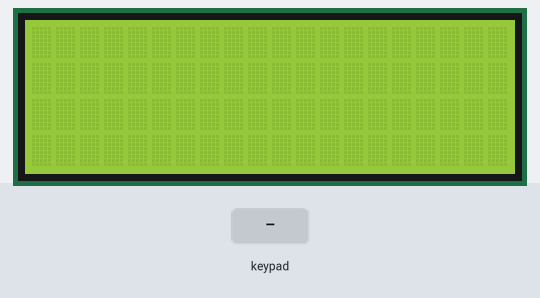
Bench run of a sketch on a simulated Arduino Uno, built with avr-gcc and run on an emulated ATmega328P. Parts: 20×4 character LCD. The inputs (shaded band) are chosen by the test bench. What the sketch prints to the serial monitor is not drawn.

Above: at 1.2 s.
1.3 s: keypad keys 9 8 7 6 * pressed 0.4 s apart
At 3.4 s:
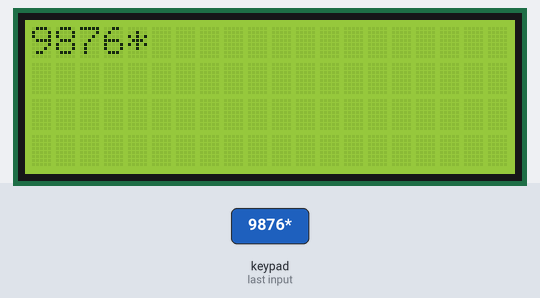
4.8 s: key '1' pressed
6.3 s: key '2' pressed
At 7.5 s:
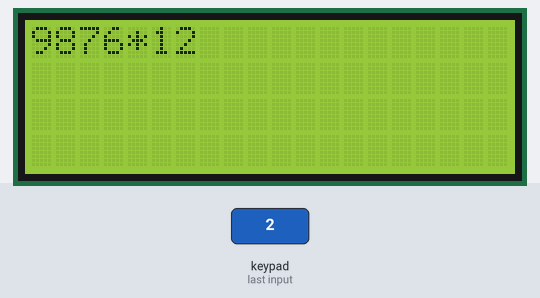
7.8 s: key '3' pressed
9.3 s: keypad keys 9 8 7 6 pressed 0.4 s apart
At 11.6 s:
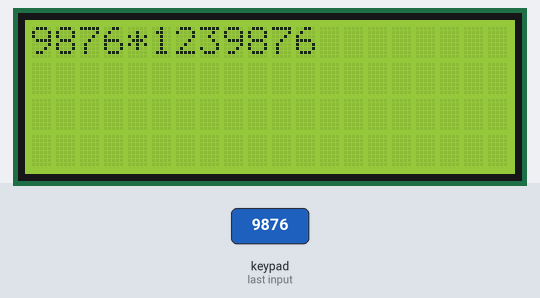
12.4 s: keypad keys 9 8 7 6 # pressed 0.4 s apart
At 15.3 s:
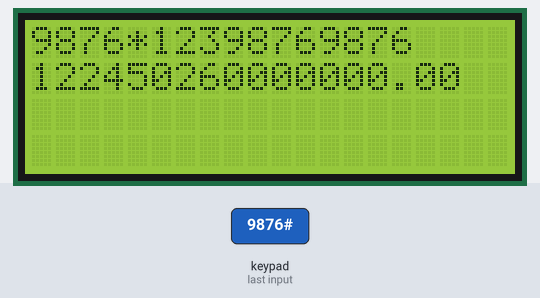
Timing chart, 0 to 16.8 s (numbered marks = the images above; inputs shaded):
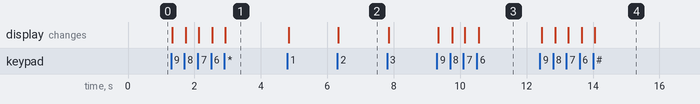

Measured:
- after the input at 1.3 s, the display: first changes at once (image 1 shows a later state)
- after the input at 6.3 s, the display: changes at once (image 2)
- after the input at 9.3 s, the display: first changes at once (image 3 shows a later state)
- after the input at 12.4 s, the display: first changes after 0.05 s (image 4 shows a later state)

The sketch:

CustomKeypad.ino
```cpp
/* @file CustomKeypad.pde
|| @version 1.0
|| @author Alexander Brevig
|| @contact alexanderbrevig@gmail.com
||
|| @description
|| | Demonstrates changing the keypad size and key values.
|| #
*/

// We use Keypad example code provided from library itself and extends lcd and calculation part
// :)
#include <Keypad.h>
#include <Wire.h>
#include <LiquidCrystal_I2C.h>
LiquidCrystal_I2C lcd(0x27, 20, 4);

const byte ROWS = 4;  //four rows
const byte COLS = 4;  //four columns
//define the cymbols on the buttons of the keypads
char hexaKeys[ROWS][COLS] = {
  { '1', '2', '3', '/' },
  { '4', '5', '6', '*' },
  { '7', '8', '9', '-' },
  { 'C', '0', '#', '+' }
};
byte rowPins[ROWS] = { 9, 8, 7, 6 };  //connect to the row pinouts of the keypad
byte colPins[COLS] = { 5, 4, 3, 2 };  //connect to the column pinouts of the keypad

//initialize an instance of class NewKeypad
Keypad customKeypad = Keypad(makeKeymap(hexaKeys), rowPins, colPins, ROWS, COLS);
String Num1 = "";
String Num2 = "";
char action = 'j';
String result = "";
boolean gotNum1 = false;
String numeric = "1234567890";

void setup() {
  Serial.begin(9600);

  lcd.init();

  lcd.backlight();
  lcd.setCursor(0, 0);
}

void loop() {
  char key = customKeypad.getKey();
  if (key != NO_KEY) {
    if (key == '+') {
      continueAction();
      if (Num1 != "" && action == 'j') {
        action = '+';
        lcd.print(action);
        gotNum1 = true;
      }

      return;
    } else if (key == '-') {
      continueAction();
      if (Num1 != "" && action == 'j') {
        action = '-';
        lcd.print(action);

        gotNum1 = true;
      }

      return;
    } else if (key == '*') {
      continueAction();
      if (Num1 != "" && action == 'j') {
        action = '*';
        lcd.print(action);

        gotNum1 = true;
      }
      return;
    } else if (key == '/') {
      continueAction();
      if (Num1 != "" && action == 'j') {
        action = '/';
        lcd.print(action);
        gotNum1 = true;
      }
      return;
    }

    if (key == '#') {
      if (Num1 != "" && Num2 != "") {
        // CalculateResult();
        // Serial.println("hello world");

        Calculate();
        Display();
        return;
      } else {
        return;
      }
    }

    if (key == 'C') {
      clear();
      return;
    }

    if (result != "" && numeric.indexOf(key) != -1) {
      clear();
    }

    if (!gotNum1) {
      Num1 += key;
      lcd.print(key);

    } else {
      Num2 += key;
      lcd.print(key);
    }
  }
  // delay(500);
  Serial.println("num1 : " + Num1);
  Serial.println(action);
  Serial.println("num2 : " + Num2);
}

void Calculate() {
  if (action == '+') {
    result += Num1.toFloat() + Num2.toFloat();
  } else if (action == '-') {
    result += Num1.toFloat() - Num2.toFloat();
  } else if (action == '*') {
    result += Num1.toFloat() * Num2.toFloat();
  } else if (action == '/') {
    result += Num1.toFloat() / Num2.toFloat();
  }
}
void Display() {
  lcd.setCursor(0, 1);
  lcd.print(result);
}

void continueAction() {
  if (result != "") {
    lcd.clear();
    lcd.setCursor(0, 0);
    lcd.print(result);
    Num1 = result;
    Num2 = "";
    result = "";
    action = 'j';
  }
}

void clear() {
  Num1 = "";
  Num2 = "";
  gotNum1 = false;
  result = "";
  action = 'j';
  lcd.clear();
}
```
